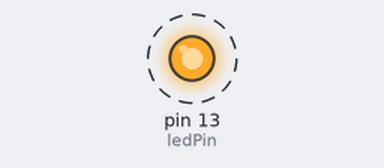
A sketch run on a simulated Arduino Uno, built with avr-gcc and run on an emulated ATmega328P. Parts: output pins drawn as LEDs (lit = HIGH). Dashed ring = blinking. What the sketch prints to the serial monitor is not drawn.

Above: at 0.5 s.
Timing chart, 0 to 4.6 s (numbered marks = the images above):
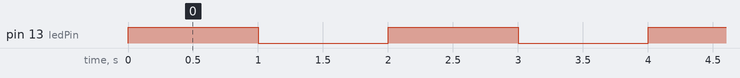

The sketch:

Practical_03.ino
```cpp
// Practical 3: Control LED through GPIO Pins (Device Actuation)
int ledPin = 13;

void setup() {
  pinMode(ledPin, OUTPUT);
  Serial.begin(9600);
}

void loop() {
  digitalWrite(ledPin, HIGH);
  Serial.println("LED ON");
  delay(1000);
  digitalWrite(ledPin, LOW);
  Serial.println("LED OFF");
  delay(1000);
}
```

Measured:
- by itself, pin 13 (ledPin): alternates HIGH for 1.0 s and LOW for 1.0 s
